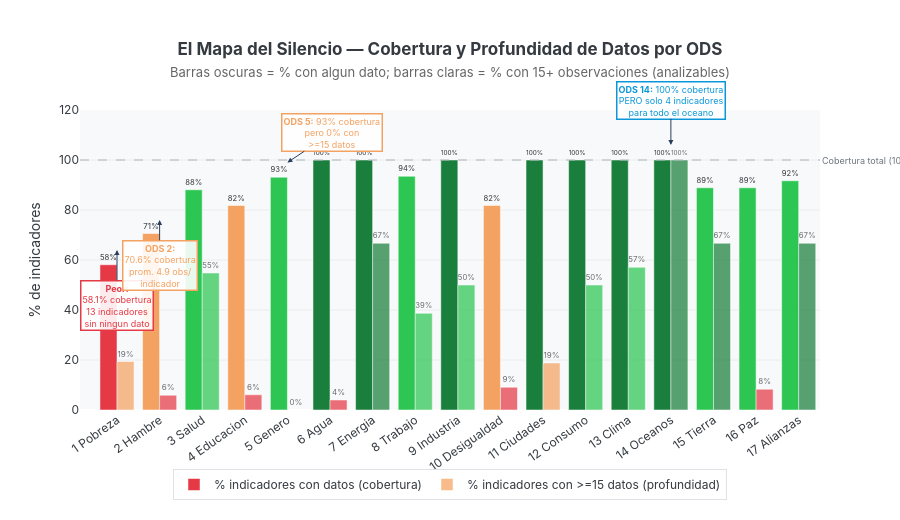

The code cell stored with this chart in its notebook:
### Markdown cell above
## Acto I — El Mapa del Silencio
De los 17 ODS, sólo 8 tienen el **100 %** de sus indicadores con algún dato.
El **ODS 1** (Fin de la Pobreza) es el peor: apenas el **58 %** de sus indicadores reporta datos —
incluyendo vacíos críticos en protección social y pobreza multidimensional a nivel municipal.
El **ODS 2** (Hambre Cero) tiene cobertura del **70.6 %** y en promedio sólo **4.9 observaciones
por indicador** — menos de una medición cada cuatro años.

### Code cell
# ══════════════════════════════════════════════════════════════════════════════
# FIGURA 1 — El Mapa del Silencio
# ══════════════════════════════════════════════════════════════════════════════
ods_labels = [
    '1 Pobreza', '2 Hambre', '3 Salud', '4 Educacion',
    '5 Genero', '6 Agua', '7 Energia', '8 Trabajo',
    '9 Industria', '10 Desigualdad', '11 Ciudades', '12 Consumo',
    '13 Clima', '14 Oceanos', '15 Tierra', '16 Paz', '17 Alianzas'
]

color_cob = [
    C_VACIO if v < 70 else C_ESCASO if v < 85 else C_DATO if v < 100 else '#1A7F3C'
    for v in cov['pct_datos']
]
color_ric = [
    C_VACIO if v < 10 else C_ESCASO if v < 30 else C_DATO if v < 60 else '#1A7F3C'
    for v in cov['pct_ricos']
]

fig1 = go.Figure()

fig1.add_trace(go.Bar(
    name='% indicadores con datos (cobertura)',
    x=ods_labels,
    y=cov['pct_datos'],
    marker_color=color_cob,
    marker_line_color='white', marker_line_width=0.5,
    offsetgroup=0,
    text=['{:.0f}%'.format(v) for v in cov['pct_datos']],
    textposition='outside', textfont=dict(size=8),
    hovertemplate='<b>%{x}</b><br>Cobertura: <b>%{y:.1f}%</b><extra></extra>'
))

fig1.add_trace(go.Bar(
    name='% indicadores con >=15 datos (profundidad)',
    x=ods_labels,
    y=cov['pct_ricos'],
    marker_color=color_ric,
    marker_line_color='white', marker_line_width=0.5,
    opacity=0.72,
    offsetgroup=1,
    text=['{:.0f}%'.format(v) for v in cov['pct_ricos']],
    textposition='outside', textfont=dict(size=8),
    hovertemplate='<b>%{x}</b><br>Con >=15 obs: <b>%{y:.1f}%</b><extra></extra>'
))

# Anotaciones críticas
fig1.add_annotation(
    x='1 Pobreza', y=64,
    text='<b>Peor:</b><br>58.1% cobertura<br>13 indicadores<br>sin ningun dato',
    showarrow=True, arrowhead=2, ax=0, ay=55,
    font=dict(size=9, color=C_VACIO),
    bgcolor='rgba(255,255,255,0.9)', bordercolor=C_VACIO, borderwidth=1.5
)
fig1.add_annotation(
    x='2 Hambre', y=76,
    text='<b>ODS 2:</b><br>70.6% cobertura<br>prom. 4.9 obs/<br>indicador',
    showarrow=True, arrowhead=2, ax=0, ay=45,
    font=dict(size=9, color=C_ESCASO),
    bgcolor='rgba(255,255,255,0.9)', bordercolor=C_ESCASO, borderwidth=1.5
)
fig1.add_annotation(
    x='5 Genero', y=99,
    text='<b>ODS 5:</b> 93% cobertura<br>pero 0% con<br>>=15 datos',
    showarrow=True, arrowhead=2, ax=45, ay=-30,
    font=dict(size=9, color=C_ESCASO),
    bgcolor='rgba(255,255,255,0.9)', bordercolor=C_ESCASO, borderwidth=1.5
)
fig1.add_annotation(
    x='14 Oceanos', y=106,
    text='<b>ODS 14:</b> 100% cobertura<br>PERO solo 4 indicadores<br>para todo el oceano',
    showarrow=True, arrowhead=2, ax=0, ay=-45,
    font=dict(size=9, color=C_ODS14),
    bgcolor='rgba(255,255,255,0.9)', bordercolor=C_ODS14, borderwidth=1.5
)

fig1.add_hline(
    y=100, line_width=1, line_dash='dash', line_color='#ADB5BD',
    annotation_text='Cobertura total (100%)',
    annotation_position='right',
    annotation_font=dict(size=9, color='#6C757D')
)

fig1.update_layout(
    title=dict(
        text='<b>El Mapa del Silencio — Cobertura y Profundidad de Datos por ODS</b><br>'
             '<span style="font-size:13px;color:#666;font-weight:normal">'
             'Barras oscuras = % con algun dato; barras claras = % con 15+ observaciones (analizables)</span>',
        x=0.5, xanchor='center'
    ),
    barmode='group',
    height=520, plot_bgcolor=C_FONDO, paper_bgcolor='white',
    font=dict(family='Inter, Arial, sans-serif', color=C_LINEA),
    xaxis=dict(tickangle=-35, showgrid=False),
    yaxis=dict(range=[0, 120], showgrid=True, gridcolor='#E9ECEF', title_text='% de indicadores'),
    legend=dict(
        orientation='h', yanchor='bottom', y=-0.30, xanchor='center', x=0.5,
        bgcolor='rgba(255,255,255,0.8)', bordercolor='#DEE2E6', borderwidth=1
    ),
    margin=dict(t=110, b=110)
)
fig1.show()

### Figure 1 — Plotly figure (JSON) as saved in the notebook; plotly's stock layout.template omitted (floating-point values rounded to 4 significant figures)
{"data": [{"hovertemplate": "<b>%{x}</b><br>Cobertura: <b>%{y:.1f}%</b><extra></extra>", "marker": {"color": ["#E63946", "#F4A261", "#2DC653", "#F4A261", "#2DC653", "#1A7F3C", "#1A7F3C", "#2DC653", "#1A7F3C", "#F4A261", "#1A7F3C", "#1A7F3C", "#1A7F3C", "#1A7F3C", "#2DC653", "#2DC653", "#2DC653"], "line": {"color": "white", "width": 0.5}}, "name": "% indicadores con datos (cobertura)", "offsetgroup": "0", "text": ["58%", "71%", "88%", "82%", "93%", "100%", "100%", "94%", "100%", "82%", "100%", "100%", "100%", "100%", "89%", "89%", "92%"], "textfont": {"size": 8}, "textposition": "outside", "type": "bar", "x": ["1 Pobreza", "2 Hambre", "3 Salud", "4 Educacion", "5 Genero", "6 Agua", "7 Energia", "8 Trabajo", "9 Industria", "10 Desigualdad", "11 Ciudades", "12 Consumo", "13 Clima", "14 Oceanos", "15 Tierra", "16 Paz", "17 Alianzas"], "y": [58.1, 70.6, 88.1, 81.8, 93.1, 100.0, 100.0, 93.5, 100.0, 81.8, 100.0, 100.0, 100.0, 100.0, 88.9, 88.9, 91.7]}, {"hovertemplate": "<b>%{x}</b><br>Con >=15 obs: <b>%{y:.1f}%</b><extra></extra>", "marker": {"color": ["#F4A261", "#E63946", "#2DC653", "#E63946", "#E63946", "#E63946", "#1A7F3C", "#2DC653", "#2DC653", "#E63946", "#F4A261", "#2DC653", "#2DC653", "#1A7F3C", "#1A7F3C", "#E63946", "#1A7F3C"], "line": {"color": "white", "width": 0.5}}, "name": "% indicadores con >=15 datos (profundidad)", "offsetgroup": "1", "opacity": 0.72, "text": ["19%", "6%", "55%", "6%", "0%", "4%", "67%", "39%", "50%", "9%", "19%", "50%", "57%", "100%", "67%", "8%", "67%"], "textfont": {"size": 8}, "textposition": "outside", "type": "bar", "x": ["1 Pobreza", "2 Hambre", "3 Salud", "4 Educacion", "5 Genero", "6 Agua", "7 Energia", "8 Trabajo", "9 Industria", "10 Desigualdad", "11 Ciudades", "12 Consumo", "13 Clima", "14 Oceanos", "15 Tierra", "16 Paz", "17 Alianzas"], "y": [19.4, 5.9, 54.8, 6.1, 0.0, 4.0, 66.7, 38.7, 50.0, 9.1, 18.8, 50.0, 57.1, 100.0, 66.7, 8.3, 66.7]}], "layout": {"annotations": [{"arrowhead": 2, "ax": 0, "ay": 55, "bgcolor": "rgba(255,255,255,0.9)", "bordercolor": "#E63946", "borderwidth": 1.5, "font": {"color": "#E63946", "size": 9}, "showarrow": true, "text": "<b>Peor:</b><br>58.1% cobertura<br>13 indicadores<br>sin ningun dato", "x": "1 Pobreza", "y": 64}, {"arrowhead": 2, "ax": 0, "ay": 45, "bgcolor": "rgba(255,255,255,0.9)", "bordercolor": "#F4A261", "borderwidth": 1.5, "font": {"color": "#F4A261", "size": 9}, "showarrow": true, "text": "<b>ODS 2:</b><br>70.6% cobertura<br>prom. 4.9 obs/<br>indicador", "x": "2 Hambre", "y": 76}, {"arrowhead": 2, "ax": 45, "ay": -30, "bgcolor": "rgba(255,255,255,0.9)", "bordercolor": "#F4A261", "borderwidth": 1.5, "font": {"color": "#F4A261", "size": 9}, "showarrow": true, "text": "<b>ODS 5:</b> 93% cobertura<br>pero 0% con<br>>=15 datos", "x": "5 Genero", "y": 99}, {"arrowhead": 2, "ax": 0, "ay": -45, "bgcolor": "rgba(255,255,255,0.9)", "bordercolor": "#0A97D9", "borderwidth": 1.5, "font": {"color": "#0A97D9", "size": 9}, "showarrow": true, "text": "<b>ODS 14:</b> 100% cobertura<br>PERO solo 4 indicadores<br>para todo el oceano", "x": "14 Oceanos", "y": 106}, {"font": {"color": "#6C757D", "size": 9}, "showarrow": false, "text": "Cobertura total (100%)", "x": 1, "xanchor": "left", "xref": "x domain", "y": 100, "yanchor": "middle", "yref": "y"}], "barmode": "group", "font": {"color": "#343A40", "family": "Inter, Arial, sans-serif"}, "height": 520, "legend": {"bgcolor": "rgba(255,255,255,0.8)", "bordercolor": "#DEE2E6", "borderwidth": 1, "orientation": "h", "x": 0.5, "xanchor": "center", "y": -0.3, "yanchor": "bottom"}, "margin": {"b": 110, "t": 110}, "paper_bgcolor": "white", "plot_bgcolor": "#F8F9FA", "shapes": [{"line": {"color": "#ADB5BD", "dash": "dash", "width": 1}, "type": "line", "x0": 0, "x1": 1, "xref": "x domain", "y0": 100, "y1": 100, "yref": "y"}], "title": {"text": "<b>El Mapa del Silencio — Cobertura y Profundidad de Datos por ODS</b><br><span style=\"font-size:13px;color:#666;font-weight:normal\">Barras oscuras = % con algun dato; barras claras = % con 15+ observaciones (analizables)</span>", "x": 0.5, "xanchor": "center"}, "xaxis": {"showgrid": false, "tickangle": -35}, "yaxis": {"gridcolor": "#E9ECEF", "range": [0, 120], "showgrid": true, "title": {"text": "% de indicadores"}}}}
